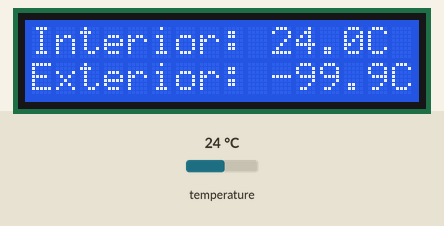
This sketch was run on a simulated Arduino Uno, built with avr-gcc and run on an emulated ATmega328P. Shown: 16×2 character LCD. Inputs (shaded band) come from the test bench; at power-on: temperature 24 °C.

Above: at 3.8 s.
3.9 s: temperature set to 12 °C
At 4.7 s:
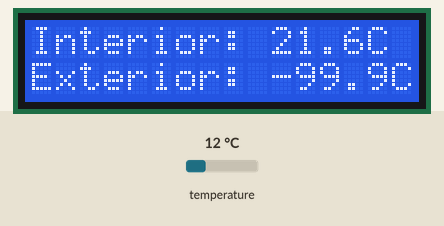
6.4 s: temperature set to 19 °C
At 7.6 s:
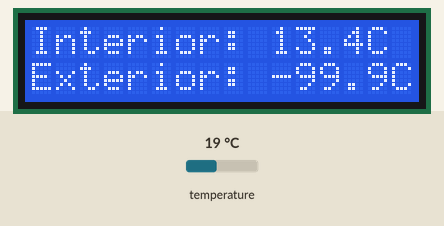
9.2 s: temperature set to 28 °C
At 13.3 s:
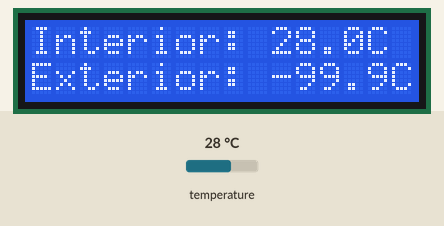
Timing chart, 0 to 14.8 s (numbered marks = the images above; inputs shaded):
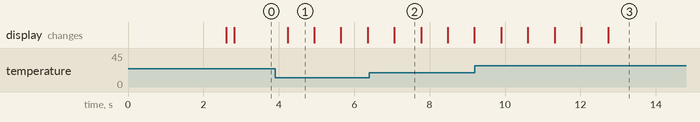

The sketch:

temp.ino
```cpp
//lataa AtTiny861 piirille ensin käynnistyksen lataaja (Bootloader), sitten vasta ohjelma!

#include <LiquidCrystal.h>
#include <OneWire.h>
#include <DallasTemperature.h>

#define AVERAGING_VALUES_COUNT 5
#define ONE_WIRE_BUS 3			//Määritellään OneWire pinni

// sch_uno: const int rs=9, en=8, d4=7, d5=6, d6=5, d7=4;
// sch: 18, 14, 13, 12, 11, 8;
// sch0_uno: const int rs=2, en=10, d4=11, d5=12, d6=13, d7=4;
const byte rs=2, en=10, d4=11, d5=12, d6=13, d7=4;	//Määritellään LCD näytön pinnit
LiquidCrystal lcd(rs, en, d4, d5, d6, d7);

OneWire oneWire(ONE_WIRE_BUS);
DallasTemperature sensors(&oneWire);
DeviceAddress sensor0, sensor1;

void setup() {

  lcd.begin(16, 2);
  lcd.clear();
  sensors.begin();
  sensors.setResolution(sensor0, 9); // pistä sensorien resoluutio 9 bittiin
  sensors.setResolution(sensor1, 9);
  lcd.print("Digital T-meter");
  lcd.setCursor(0, 1);
  lcd.print("Found ");
  lcd.print(sensors.getDeviceCount());
  lcd.print(" sensor/s");

  delay(1500);

  for (byte i = 0; i < AVERAGING_VALUES_COUNT; i++) {
    readTemp(0);
    readTemp(1);
  }
  lcd.clear();
}

void loop() {
  updateLCD();
  delay(500);
}

void updateLCD(){
  char linebuffer[17];
  float sensor0temp = readTemp(0);
  float sensor1temp = readTemp(1);

  lcd.setCursor(0,0);
  sprintf(linebuffer, "Interior: %2d.%1dC", (int)sensor0temp, abs((int)(sensor0temp * 10) % 10));
  lcd.print(linebuffer);
  lcd.setCursor(0,1);
  sprintf(linebuffer, "Exterior: %2d.%1dC", (int)sensor1temp, abs((int)(sensor1temp * 10) % 10));
  lcd.print(linebuffer);
}

float readTemp(byte index) {
  float temperature;
  static byte averagingIteration;
  static float readings[2][AVERAGING_VALUES_COUNT];

    sensors.requestTemperatures();
    temperature = sensors.getTempCByIndex(index);
    if (temperature == DEVICE_DISCONNECTED_C) {
       return -99.9;
    }

  readings[index][averagingIteration] = temperature;

  averagingIteration++;
  if (averagingIteration >= AVERAGING_VALUES_COUNT)
     averagingIteration = 0;


  float avgTemperature = 0;
  for (byte i = 0; i < AVERAGING_VALUES_COUNT; i++) {
      avgTemperature += readings[index][i];
  }
  return avgTemperature / AVERAGING_VALUES_COUNT;
}
```

Measured:
- after the input at 3.9 s, the display: changes after 0.33 s (image 1)
- after the input at 6.4 s, the display: changes after 0.66 s (image 2)
- after the input at 9.2 s, the display: first changes after 0.70 s (image 3 shows a later state)
- what the display in image 1 shows lasts 0.7 s, from 4.2 s to 4.9 s
